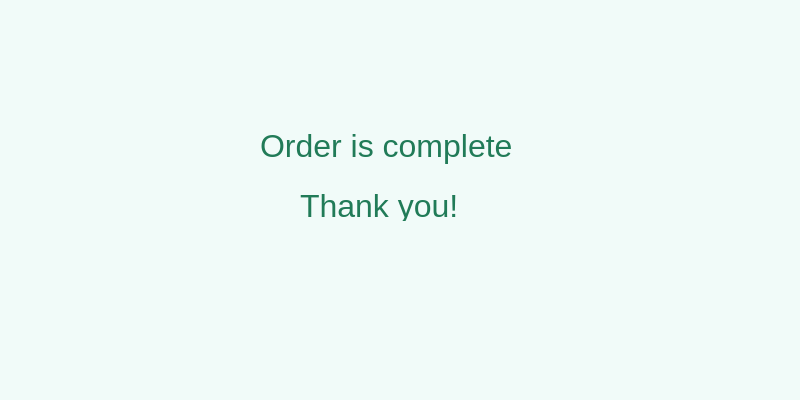
<?xml version="1.0" encoding="UTF-8"?>
<ui version="4.0">
 <class>Form</class>
 <widget class="QWidget" name="Form">
  <property name="geometry">
   <rect>
    <x>0</x>
    <y>0</y>
    <width>800</width>
    <height>400</height>
   </rect>
  </property>
  <property name="windowTitle">
   <string>Form</string>
  </property>
  <property name="styleSheet">
   <string notr="true">background-color:rgb(241, 251, 249)</string>
  </property>
  <widget class="QLabel" name="label">
   <property name="geometry">
    <rect>
     <x>260</x>
     <y>120</y>
     <width>261</width>
     <height>51</height>
    </rect>
   </property>
   <property name="font">
    <font>
     <pointsize>24</pointsize>
    </font>
   </property>
   <property name="styleSheet">
    <string notr="true">color: rgb(33, 123, 88)</string>
   </property>
   <property name="text">
    <string>Order is complete</string>
   </property>
  </widget>
  <widget class="QLabel" name="label_2">
   <property name="geometry">
    <rect>
     <x>300</x>
     <y>190</y>
     <width>171</width>
     <height>31</height>
    </rect>
   </property>
   <property name="font">
    <font>
     <pointsize>24</pointsize>
    </font>
   </property>
   <property name="styleSheet">
    <string notr="true">color: rgb(33, 123, 88);</string>
   </property>
   <property name="text">
    <string>Thank you!</string>
   </property>
  </widget>
  <widget class="QPushButton" name="pushButton">
   <property name="geometry">
    <rect>
     <x>20</x>
     <y>20</y>
     <width>75</width>
     <height>41</height>
    </rect>
   </property>
   <property name="mouseTracking">
    <bool>true</bool>
   </property>
   <property name="tabletTracking">
    <bool>true</bool>
   </property>
   <property name="text">
    <string/>
   </property>
   <property name="icon">
    <iconset>
     <normaloff>home.png</normaloff>home.png</iconset>
   </property>
   <property name="iconSize">
    <size>
     <width>20</width>
     <height>20</height>
    </size>
   </property>
   <property name="checkable">
    <bool>false</bool>
   </property>
   <property name="default">
    <bool>false</bool>
   </property>
   <property name="flat">
    <bool>true</bool>
   </property>
  </widget>
 </widget>
 <resources/>
 <connections/>
</ui>
